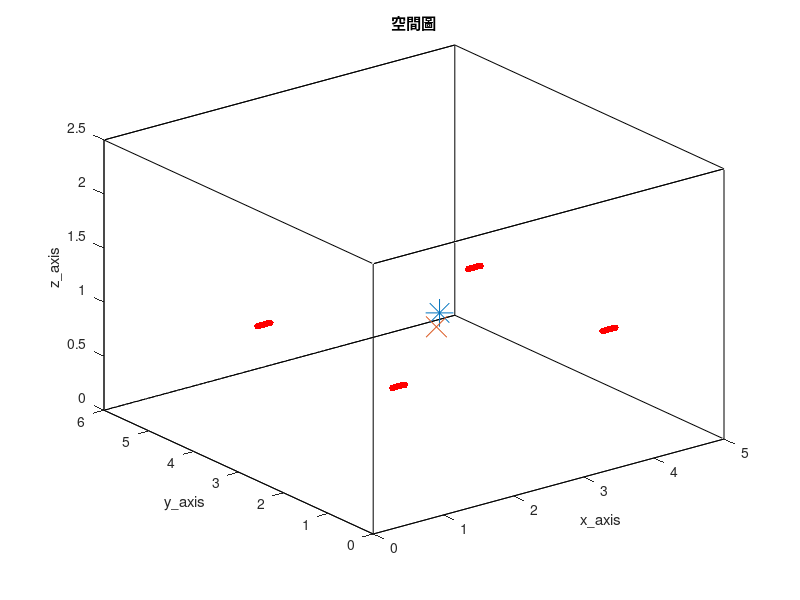

The MATLAB source for this figure: (Note: this script raises an error after producing the figure.)
clc; clear;
close all;

tic

%% RIR parameter %%
SorNum = 1;                                              % source number
%%%%%%%%%%%%%%%%%%%%%%%%%%%%%%%%%%%%%%%%%%%%%%%%%%%%%%%%%%%%%%%%%%%%%%%%%%%%%%%%%%%%%%%%%%%%%%%%%%%%%%%%%%%%%%%%%%%
MicNum = 40;                                             % number of microphone
%%%%%%%%%%%%%%%%%%%%%%%%%%%%%%%%%%%%%%%%%%%%%%%%%%%%%%%%%%%%%%%%%%%%%%%%%%%%%%%%%%%%%%%%%%%%%%%%%%%%%%%%%%%%%%%%%%%
c = 343;                                                 % Sound velocity (m/s)
fs = 16000;                                              % Sample frequency (samples/s)

% sparse array %
sa_num = 4;
micnum_in_sa = MicNum/sa_num;
sa_center = [1, 1, 1; 1, 4, 1; 4, 4, 1; 4, 1, 1];
sa_space = 0.01;
mic_space = 0.02;
MicPos = zeros(MicNum, 3);
for i = 1:sa_num
    sa_pos = zeros(micnum_in_sa, 3);
    for j = 1:micnum_in_sa/2
        sa_pos(j, :) = [sa_center(i, 1)-sa_space-(micnum_in_sa/2-j)*mic_space, sa_center(i, 2), sa_center(i, 3)];
        sa_pos(micnum_in_sa/2+j, :) = [sa_center(i, 1)+sa_space+(j-1)*mic_space, sa_center(i, 2), sa_center(i, 3) ];
    end

    MicPos(1+(i-1)*micnum_in_sa:i*micnum_in_sa, :) = sa_pos;
end

% sa_center = [1, 1, 1; 1, 4, 1; 4, 4, 1; 4, 1, 1];
% MicPos = [1, 1, 1; 1, 4, 1; 4, 4, 1; 4, 1, 1];

referencce_point = mean(sa_center);

SorPos = [2.8, 2.9, 1];                                    % source position (m)
room_dim = [5, 6, 2.5];                                  % Room dimensions [x y z] (m)
%%%%%%%%%%%%%%%%%%%%%%%%%%%%%%%%%%%%%%%%%%%%%%%%%%%%%%%%%%%%%%%%%%%%%%%%%%%%%%%%%%%%%%%%%%%%%%%%%%%%%%%%%%%%%%%%%%%
reverberation_time = 0.2;                                % Reverberation time (s)
points_rir = 2048;                                       % Number of rir points (需比 reverberation time 還長)
%%%%%%%%%%%%%%%%%%%%%%%%%%%%%%%%%%%%%%%%%%%%%%%%%%%%%%%%%%%%%%%%%%%%%%%%%%%%%%%%%%%%%%%%%%%%%%%%%%%%%%%%%%%%%%%%%%%
mtype = 'omnidirectional';                               % Type of microphone
order = -1;                                              % -1 equals maximum reflection order!
dim = 3;                                                 % Room dimension
orientation = 0;                                         % Microphone orientation (rad)
hp_filter = 1;                                           % Disable high-pass filter

% 畫空間圖 %
figure(1);
plot3( [0 room_dim(1, 1) room_dim(1, 1) 0 0 0 room_dim(1, 1) room_dim(1, 1) 0 0 room_dim(1, 1) room_dim(1, 1) 0 0 room_dim(1, 1) room_dim(1, 1)], ...
       [0 0 room_dim(1, 2) room_dim(1, 2) 0 0 0 room_dim(1, 2) room_dim(1, 2) room_dim(1, 2) room_dim(1, 2) room_dim(1, 2) room_dim(1, 2) 0 0 0], ...
       [0 0 0 0 0 room_dim(1, 3) room_dim(1, 3) room_dim(1, 3) room_dim(1, 3) 0 0 room_dim(1, 3) room_dim(1, 3) room_dim(1, 3) room_dim(1, 3) 0] , 'k')
hold on
plot3(MicPos(:, 1), MicPos(:, 2), MicPos(:, 3), 'r.', 'MarkerSize', 15)
hold on
plot3(SorPos(:, 1), SorPos(:, 2), SorPos(:, 3), '*', 'MarkerSize', 20)
hold on
plot3(referencce_point(:, 1), referencce_point(:, 2), referencce_point(:, 3), 'x', 'MarkerSize', 15)
hold off
xlabel('x\_axis')
ylabel('y\_axis')
zlabel('z\_axis')
title('空間圖')
shg

angle_ground_truth = acos((SorPos-referencce_point)*[0; 1; 0]/norm(SorPos-referencce_point))/pi*180;
distance_ground_truth = norm(SorPos-referencce_point);

%% generate ground-truth RIR (h) %%
% 產生 RIR 和存.mat 檔 %
h = rir_generator(c, fs, MicPos, SorPos, room_dim, reverberation_time, points_rir, mtype, order, dim, orientation, hp_filter);
rir_filename_str = ['h\h_for_localization_', string(reverberation_time), 'x', string(MicNum), 'x', string(points_rir), '.mat'];
rir_filemane = join(rir_filename_str, '');
save(rir_filemane, 'h')

% load RIR 的 .mat 檔 %
rir_filename_str = ['h\h_for_localization_', string(reverberation_time), 'x', string(MicNum), 'x', string(points_rir), '.mat'];
rir_filemane = join(rir_filename_str, '');
load(rir_filemane)

look_mic = 1;
h_yaxis_upperlimit = max(h(look_mic, :)) + 0.01;
h_yaxis_underlimit = min(h(look_mic, :)) - 0.01;
% 畫 ground-truth RIR time plot %
figure(2)
plot(h(look_mic, :), 'r');
ylim([h_yaxis_underlimit h_yaxis_upperlimit])
title('ground-truth RIR')
xlabel('points')
ylabel('amplitude')
shg

[~, argmax_tf] = max(abs(h.'));

%% window parameter %%
NFFT = 1024;
hopsize = 256;
win = hamming(NFFT);
frequency = NFFT/2 + 1;
freqs_vector = linspace(0, fs/2, frequency);

%% 讀音檔 or 產生 white noise source (source) %%
Second = 23;
SorLen =  Second*fs;

% load speech source %
% [source_transpose, fs] = audioread('245.wav', [1, SorLen]);    % speech source
% source = source_transpose.';

% load white noise source %
source = wgn(1, SorLen, 0);                                    % white noise source

%% 產生麥克風訊號，先在時域上 convolution 再做 stft (y_nodelay y_delay Y_delay ) %%
% convolution source and RIR %
as = zeros(MicNum, points_rir+SorLen-1);
for i = 1 : MicNum
    as(i, :) = conv(h(i, :), source);
end

y_nodelay = as(:, 1:SorLen);
y_nodelay_transpose = y_nodelay.';
[Y_nodelay, ~, ~] = stft(y_nodelay_transpose, fs, Window=win, OverlapLength=NFFT-hopsize, FFTLength=NFFT, FrequencyRange='onesided');
NumOfFrame = size(Y_nodelay, 2);

%% compute Ryy %%
Ryy = zeros(MicNum, MicNum, frequency);
for_fac = 0.001;
for n = 1:frequency
    for FrameNo = 1:NumOfFrame
%         Ryy(:, :, n) = for_fac*Ryy(:, :, n) + (1-for_fac)*squeeze(Y_nodelay(n, FrameNo, :))*squeeze(Y_nodelay(n, FrameNo, :))';
        Ryy(:, :, n) = Ryy(:, :, n) + squeeze(Y_nodelay(n, FrameNo, :))*squeeze(Y_nodelay(n, FrameNo, :))';

    end
    
end

Ryy = Ryy/NumOfFrame;

%% compute P_N %%
P_N = zeros(MicNum, MicNum, frequency);
for n = 1:frequency
   [U, D] = eig(Ryy(:, :, n));
   [~, D_max_index] = max(diag(D));
   U_S = U(:, D_max_index);
   P_N(:, :, n) = eye(MicNum) - U_S*U_S';

end

%% redefine MicPos %%
MicPos = MicPos - referencce_point;

%% check angle function is convex or not %%
angle = 0:1:359;
array_output_power = zeros(frequency, size(angle, 2));
output_power_sum = zeros(size(angle, 2), 1);

dia_load_beamformer = 10^(-2);
frequency_lower_bound = 400;

angle_count = 0;

for ang = angle
    angle_count = angle_count + 1;
    kappa = [sind(ang), cosd(ang), 0];
    for n = frequency_lower_bound:frequency
        omega = 2*pi*freqs_vector(n);
        steer_vec = exp(1j*omega/c*kappa*MicPos.').';

        array_output_power(n, angle_count) = 1/(steer_vec'*inv(Ryy(:, :, n)+dia_load_beamformer*eye(MicNum))*steer_vec);
        output_power_sum(angle_count, :) = output_power_sum(angle_count, :) + abs(array_output_power(n, angle_count));

%         array_output_power(n, angle_count) = 1/(steer_vec'*P_N(:, :, n)*steer_vec);
%         output_power_sum(angle_count, :) = output_power_sum(angle_count, :) + abs(array_output_power(n, angle_count));

    end

end

[meshgrid_x, meshgrid_y] = meshgrid(angle ,freqs_vector(frequency_lower_bound:frequency));
figure(3);
mesh(meshgrid_x, meshgrid_y, 10*log10(abs(array_output_power(frequency_lower_bound:frequency, :))))
colorbar
view(2)
title('output power')
xlabel('angle')
ylabel('frequency')

figure(4)
plot(angle, output_power_sum.');
title('output power as function of angle')
xlabel('angle')
ylabel('output power')
shg

%% GSS for angle-wise freefield plane wave localization %%
[~, max_index] = max(output_power_sum);
left_bound = angle(:, max_index-1);
right_bound = angle(:, max_index+1);

golden_ratio = (1+sqrt(5))/2;
search_ratio = golden_ratio - 1;
stop_criteron = 1e-7;

iteration_times_angle = 0;

while 1
    iteration_times_angle = iteration_times_angle + 1;
    left_insert = right_bound - search_ratio*(right_bound-left_bound);
    right_insert = left_bound + search_ratio*(right_bound-left_bound);
    
    left_insert_output = GSS_MPDR_angle_obj_func(left_insert, frequency_lower_bound, frequency, freqs_vector, c, MicPos, Ryy, MicNum, dia_load_beamformer);
    right_insert_output = GSS_MPDR_angle_obj_func(right_insert, frequency_lower_bound, frequency, freqs_vector, c, MicPos, Ryy, MicNum, dia_load_beamformer);

    if left_insert_output > right_insert_output
        right_bound = right_insert;
    elseif left_insert_output <= right_insert_output
        left_bound = left_insert;
    end

    if right_bound-left_bound < stop_criteron
        break
    end

end

angle_final = (left_bound+right_bound)/2;

%% check distance function is convex or not %%
distance = 0:0.1:2.1;
array_output_power = zeros(frequency, size(distance, 2));
output_power_sum = zeros(size(distance, 2), 1);
frequency_lower_bound = 1;

distance_count = 0;

for dis = distance
    distance_count = distance_count + 1;
    source_pos = [dis*sind(angle_ground_truth), dis*cosd(angle_ground_truth), 0];

    r = zeros(MicNum, 1);
    for i = 1 : MicNum
        r(i, :) =  sqrt(sum((source_pos - MicPos(i, :)).^2));
    end

    for n = frequency_lower_bound:frequency
        omega = 2*pi*freqs_vector(n);
        steer_vec = exp(-1j*omega/c*r)./r;

%         array_output_power(n, distance_count) = steer_vec'*Ryy(:, :, n)*steer_vec;
%         output_power_sum(distance_count, :) = output_power_sum(distance_count, :) + abs(array_output_power(n, distance_count));

        array_output_power(n, distance_count) = 1/(steer_vec'*P_N(:, :, n)*steer_vec);
        output_power_sum(distance_count, :) = output_power_sum(distance_count, :) + abs(array_output_power(n, distance_count));
        
    end

end

[meshgrid_x, meshgrid_y] = meshgrid(distance ,freqs_vector(frequency_lower_bound:frequency));
figure(5);
mesh(meshgrid_x, meshgrid_y, 10*log10(abs(array_output_power(frequency_lower_bound:frequency, :))))
colorbar
view(2)
title('pseudo spectrum')
xlabel('distance')
ylabel('frequency')


figure(6)
plot(distance, output_power_sum.');
title('spectrum magnitude as function of distance')
xlabel('distance')
ylabel('magnitude')
shg

%% GSS for distnce-wise MUSIC %%
output_power_sum = islocalmax(output_power_sum);
[~, max_index] = max(output_power_sum);
left_bound = distance(:, max_index-1);
right_bound = distance(:, max_index+1);

golden_ratio = (1+sqrt(5))/2;
search_ratio = golden_ratio - 1;
stop_criteron = 1e-7;

iteration_times_distnce = 0;
left_move = 1;
right_move = 1;

while 1
    iteration_times_distnce = iteration_times_distnce + 1;
    left_insert = right_bound - search_ratio*(right_bound-left_bound);
    right_insert = left_bound + search_ratio*(right_bound-left_bound);

    if right_move == 1 && left_move == 1
        left_insert_output = GSS_MUSIC_distance_obj_func(left_insert, angle_ground_truth, MicNum, MicPos, frequency_lower_bound, frequency, freqs_vector, c, P_N);
        right_insert_output = GSS_MUSIC_distance_obj_func(right_insert, angle_ground_truth, MicNum, MicPos, frequency_lower_bound, frequency, freqs_vector, c, P_N);
        right_move = 0;
        leftt_move = 0;

    elseif right_move == 1 && left_move == 0
        right_insert_output = left_insert_output;
        left_insert_output = GSS_MUSIC_distance_obj_func(left_insert, angle_ground_truth, MicNum, MicPos, frequency_lower_bound, frequency, freqs_vector, c, P_N);
        right_move = 0;

    elseif right_move == 0 && left_move == 1
        left_insert_output = right_insert_output;
        right_insert_output = GSS_MUSIC_distance_obj_func(right_insert, angle_ground_truth, MicNum, MicPos, frequency_lower_bound, frequency, freqs_vector, c, P_N);
        leftt_move = 0;

    end

    if left_insert_output > right_insert_output
        right_bound = right_insert;
        right_move = 1;

    elseif left_insert_output <= right_insert_output
        left_bound = left_insert;
        left_move = 1;

    end

    if right_bound-left_bound < stop_criteron
        break

    end

end

distance_final = (left_bound+right_bound)/2;

toc
